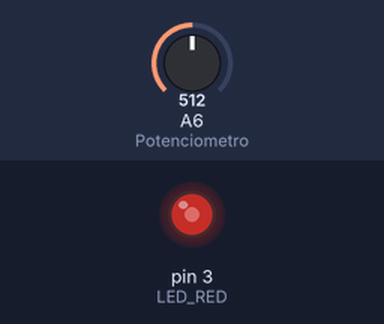
Recording of a sketch running on a simulated Arduino Nano, built with avr-gcc and run on an emulated ATmega328P. Parts: output pins drawn as LEDs (lit = HIGH). The inputs (shaded band) are chosen by the test bench; at power-on: A6 (Potenciometro) = 512.

Above: at 1.2 s.
1.3 s: A6 (Potenciometro) set to 716
At 1.9 s:
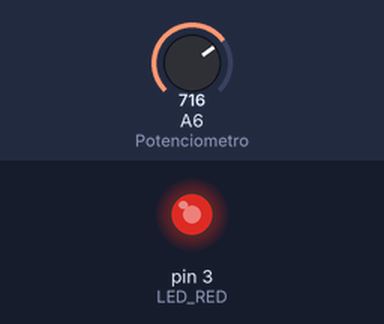
2.8 s: A6 (Potenciometro) set to 900
At 4.0 s:
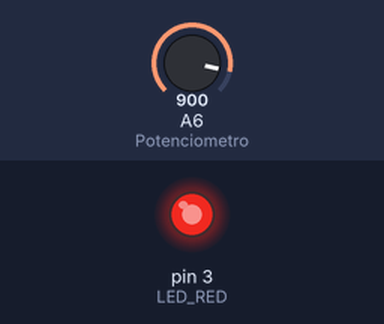
4.3 s: A6 (Potenciometro) set to 122
At 5.4 s:
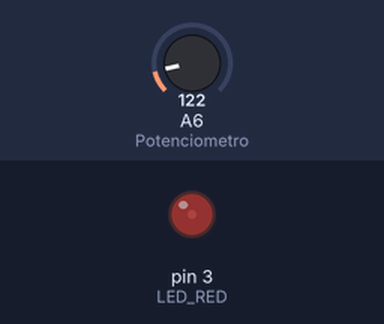
5.8 s: A6 (Potenciometro) set to 0
At 6.5 s:
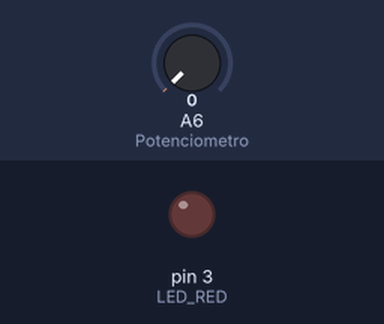
7.3 s: A6 (Potenciometro) set to 511
At 7.7 s:
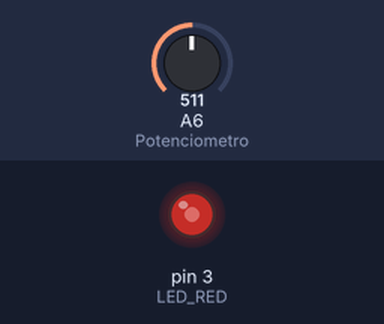
Timing chart, 0 to 9.8 s (numbered marks = the images above; inputs shaded):
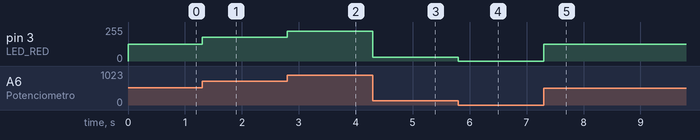

Measured:
- after the input at 1.3 s, pin 3 (LED_RED): 127/255 → 178/255 at once
- after the input at 2.8 s, pin 3 (LED_RED): 178/255 → 224/255 at once
- after the input at 4.3 s, pin 3 (LED_RED): 224/255 → 30/255 at once
- after the input at 5.8 s, pin 3 (LED_RED): 30/255 → 0/255 at once
- after the input at 7.3 s, pin 3 (LED_RED): 0/255 → 127/255 at once

The sketch:

Control_de_Brillo.ino
```cpp
/*
 * Fundacion Kinal
 * Centro educativo tecnico laboral Kinal
 * Electronica
 * Grado: Quinto
 * Sección: A
 * Curso: Taller de electronica digital y reparación de computadoras I
 * Nombre: Francisco Barillas
 * Carnet: 2019376
 * Proyecto: Practica 1
*/
//Defino Directivas de preprocesador
#define LED_RED 3
#define Potenciometro A6

//Funciones
void Salidas();
void Control_Brilo();

//Variables
int Brillo;
long Escala;

void setup()
{
  Salidas();
}

void loop()
{
  Control_Brilo();
}

void Salidas()
{
 pinMode(LED_RED, OUTPUT);
 pinMode(Potenciometro, INPUT);
}

void Control_Brilo()
{
 Brillo = analogRead(Potenciometro);
 Escala = map (Brillo, 0, 1023, 0, 255);
 analogWrite(LED_RED, Escala);
}
```
